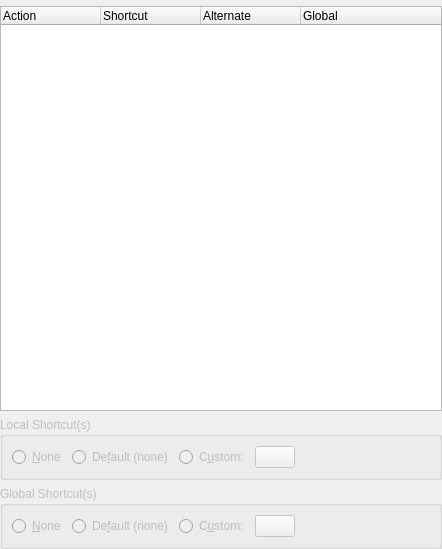
<ui version="4.0" >
 <author></author>
 <comment></comment>
 <exportmacro></exportmacro>
 <class>KKeyDialog</class>
 <widget class="QWidget" name="KKeyDialog" >
  <property name="geometry" >
   <rect>
    <x>0</x>
    <y>0</y>
    <width>442</width>
    <height>549</height>
   </rect>
  </property>
  <property name="windowTitle" >
   <string>Form</string>
  </property>
  <layout class="QVBoxLayout" >
   <property name="margin" >
    <number>0</number>
   </property>
   <property name="spacing" >
    <number>6</number>
   </property>
   <item>
    <widget class="KTreeWidgetSearchLineWidget" name="searchFilter" >
     <property name="whatsThis" >
      <string>Search interactively for shortcut names (e.g. Copy) or combination of keys (e.g. Ctrl+C) by typing them here.</string>
     </property>
    </widget>
   </item>
   <item>
    <widget class="QTreeWidget" name="list" >
     <property name="whatsThis" >
      <string>Here you can see a list of key bindings, i.e. associations between actions (e.g. 'Copy') shown in the left column and keys or combination of keys (e.g. Ctrl+V) shown in the right column.</string>
     </property>
     <property name="rootIsDecorated" >
      <bool>false</bool>
     </property>
     <column>
      <property name="text" >
       <string>Action</string>
      </property>
     </column>
     <column>
      <property name="text" >
       <string>Shortcut</string>
      </property>
     </column>
     <column>
      <property name="text" >
       <string>Alternate</string>
      </property>
     </column>
     <column>
      <property name="text" >
       <string>Global</string>
      </property>
     </column>
    </widget>
   </item>
   <item>
    <widget class="QGroupBox" name="localGroup" >
     <property name="enabled" >
      <bool>false</bool>
     </property>
     <property name="toolTip" >
      <string>Allows configuration of shortcuts which respond when this application has focus.</string>
     </property>
     <property name="title" >
      <string>Local Shortcut(s)</string>
     </property>
     <property name="flat" >
      <bool>true</bool>
     </property>
     <layout class="QHBoxLayout" >
      <property name="margin" >
       <number>9</number>
      </property>
      <property name="spacing" >
       <number>6</number>
      </property>
      <item>
       <widget class="QRadioButton" name="localNone" >
        <property name="whatsThis" >
         <string>The selected action will not be associated with any key.</string>
        </property>
        <property name="text" >
         <string>&amp;None</string>
        </property>
       </widget>
      </item>
      <item>
       <widget class="QRadioButton" name="localDefault" >
        <property name="whatsThis" >
         <string>This will bind the default key to the selected action. Usually a reasonable choice.</string>
        </property>
        <property name="text" >
         <string>De&amp;fault (none)</string>
        </property>
       </widget>
      </item>
      <item>
       <widget class="QRadioButton" name="localCustom" >
        <property name="whatsThis" >
         <string>If this option is selected you can create a customized key binding for the selected action using the buttons below.</string>
        </property>
        <property name="text" >
         <string>C&amp;ustom:</string>
        </property>
       </widget>
      </item>
      <item>
       <widget class="KKeyButton" name="localCustomSelector" >
        <property name="whatsThis" >
         <string>Use this button to choose a new shortcut key. Once you click it, you can press the key-combination which you would like to be assigned to the currently selected action.</string>
        </property>
        <property name="text" >
         <string/>
        </property>
       </widget>
      </item>
      <item>
       <spacer>
        <property name="orientation" >
         <enum>Qt::Horizontal</enum>
        </property>
        <property name="sizeHint" >
         <size>
          <width>40</width>
          <height>20</height>
         </size>
        </property>
       </spacer>
      </item>
     </layout>
    </widget>
   </item>
   <item>
    <widget class="QGroupBox" name="globalGroup" >
     <property name="enabled" >
      <bool>false</bool>
     </property>
     <property name="toolTip" >
      <string>Allows configuration of shortcuts regardless of application focus.</string>
     </property>
     <property name="title" >
      <string>Global Shortcut(s)</string>
     </property>
     <property name="flat" >
      <bool>true</bool>
     </property>
     <layout class="QHBoxLayout" >
      <property name="margin" >
       <number>9</number>
      </property>
      <property name="spacing" >
       <number>6</number>
      </property>
      <item>
       <widget class="QRadioButton" name="globalNone" >
        <property name="whatsThis" >
         <string>The selected action will not be associated with any key.</string>
        </property>
        <property name="text" >
         <string>&amp;None</string>
        </property>
       </widget>
      </item>
      <item>
       <widget class="QRadioButton" name="globalDefault" >
        <property name="whatsThis" >
         <string>This will bind the default key to the selected action. Usually a reasonable choice.</string>
        </property>
        <property name="text" >
         <string>De&amp;fault (none)</string>
        </property>
       </widget>
      </item>
      <item>
       <widget class="QRadioButton" name="globalCustom" >
        <property name="whatsThis" >
         <string>If this option is selected you can create a customized key binding for the selected action using the buttons below.</string>
        </property>
        <property name="text" >
         <string>C&amp;ustom:</string>
        </property>
       </widget>
      </item>
      <item>
       <widget class="KKeyButton" name="globalCustomSelector" >
        <property name="whatsThis" >
         <string>Use this button to choose a new shortcut key. Once you click it, you can press the key-combination which you would like to be assigned to the currently selected action.</string>
        </property>
        <property name="text" >
         <string/>
        </property>
       </widget>
      </item>
      <item>
       <spacer>
        <property name="orientation" >
         <enum>Qt::Horizontal</enum>
        </property>
        <property name="sizeHint" >
         <size>
          <width>40</width>
          <height>20</height>
         </size>
        </property>
       </spacer>
      </item>
     </layout>
    </widget>
   </item>
  </layout>
 </widget>
 <pixmapfunction></pixmapfunction>
 <customwidgets>
  <customwidget>
   <class>KKeyButton</class>
   <extends>QPushButton</extends>
   <header>kkeybutton.h</header>
   <container>0</container>
   <pixmap></pixmap>
  </customwidget>
  <customwidget>
   <class>KTreeWidgetSearchLineWidget</class>
   <extends>QWidget</extends>
   <header>ktreewidgetsearchline.h</header>
   <container>0</container>
   <pixmap></pixmap>
  </customwidget>
 </customwidgets>
 <resources/>
 <connections/>
</ui>
